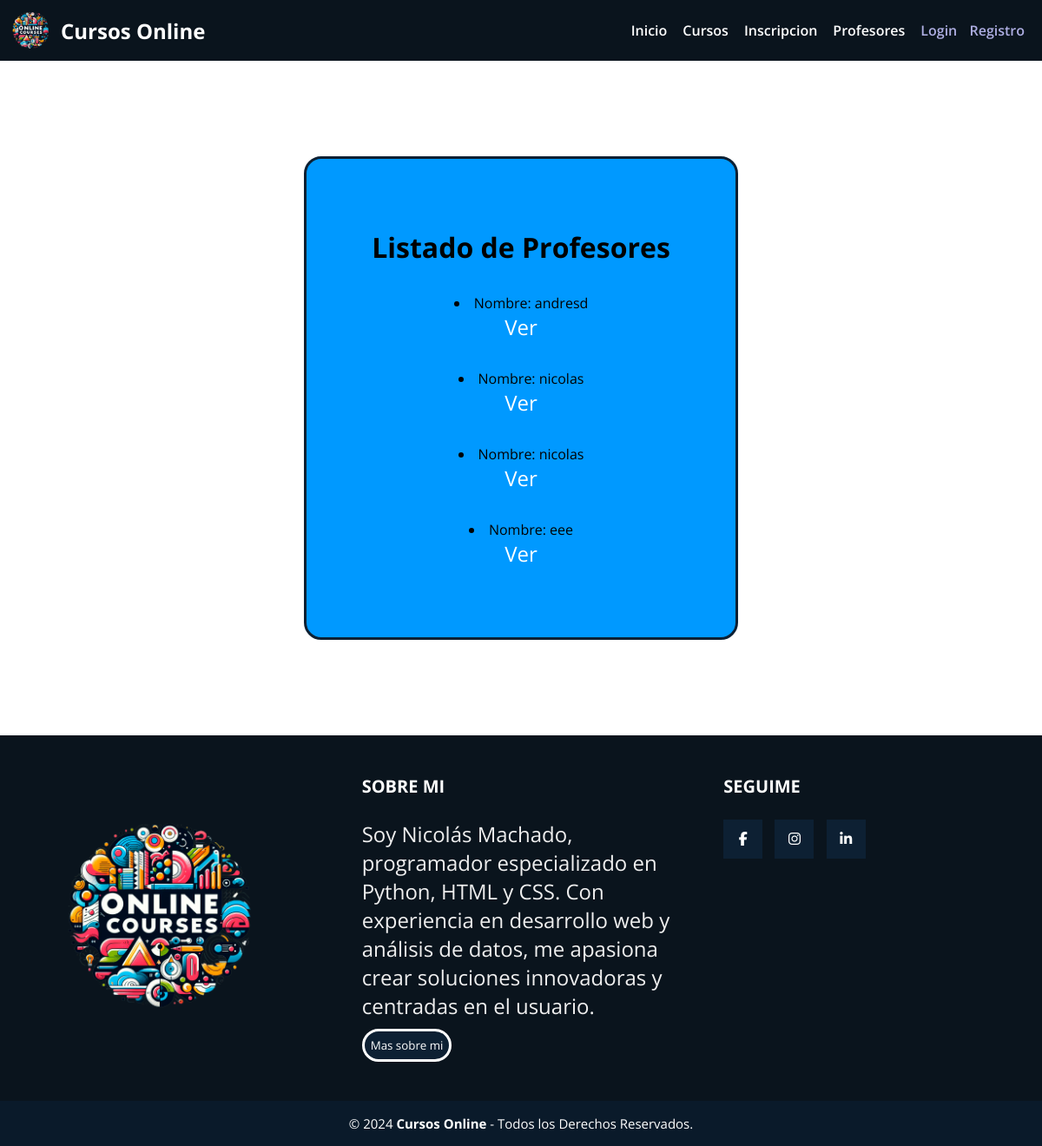
/profesores/lista, run on an earlier commit of the app's database.
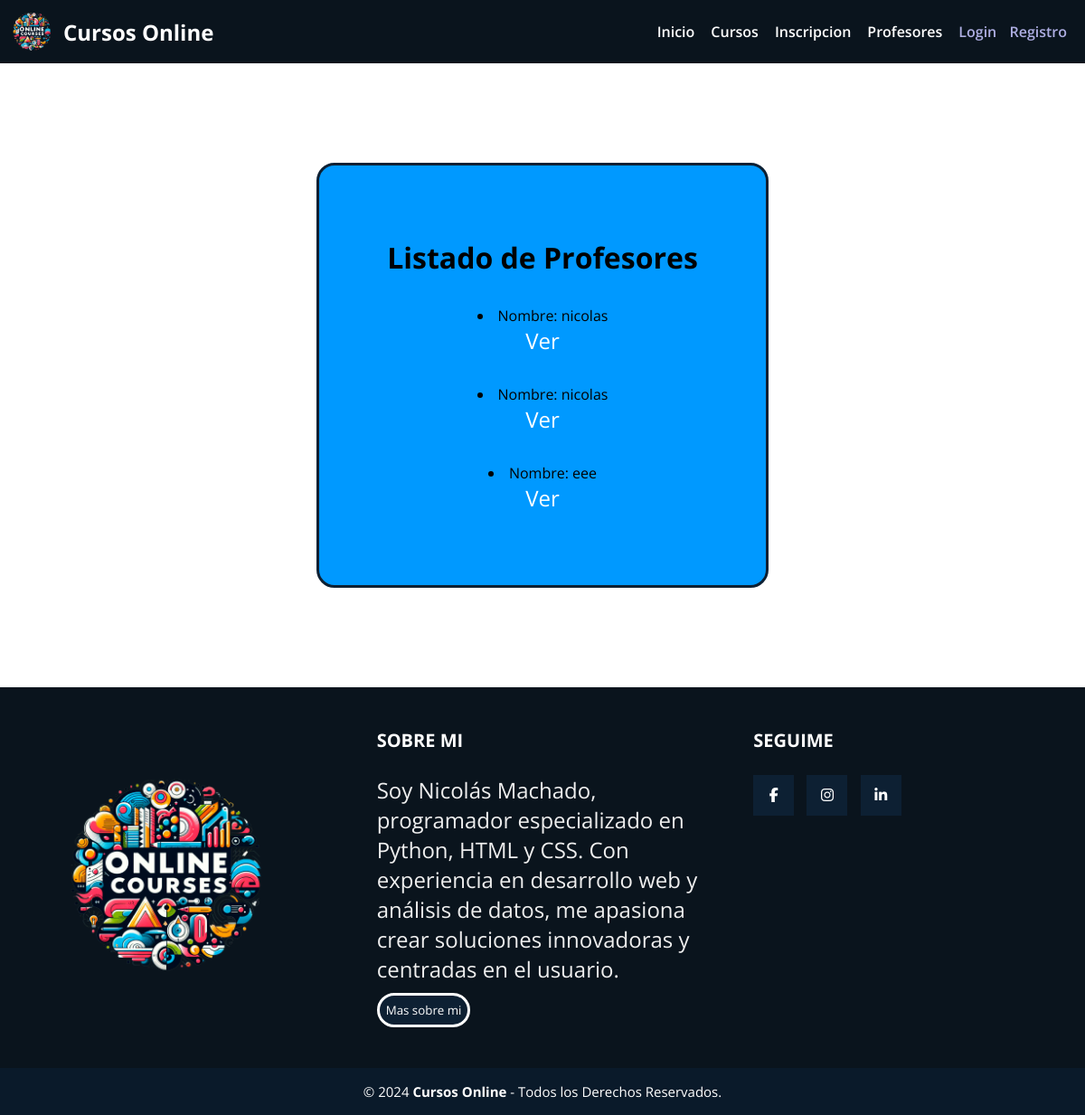
And on a later commit of the database.
### AppCoder/models.py (models this page shows, shortened)
class Profesor(models.Model):
    nombre = models.CharField(max_length=100)
    apellido = models.CharField(max_length=100)
    email = models.EmailField()
    profesion = models.CharField(max_length=100)

### AppCoder/views.py (the view)
# urls.py: path('profesores/lista', views.ProfesorListView.as_view(), name = "ListaProfesores"),
class ProfesorListView(ListView):
    model = Profesor
    context_object_name = "profesores"
    template_name = "AppCoder/profesores_lista.html"

### AppCoder/templates/AppCoder/profesores_lista.html (shortened to what this page needs)
{% extends 'AppCoder/padre.html' %}
{% load static %}
{% block contenidoQueCambia %}
<div class="relleno">
    <div class="relleno-curso">
            <h1>Listado de Profesores</h1>
            {% for profesor in profesores %}
                <li>Nombre: {{profesor.nombre}}
                    <p>
                        <a href="{% url 'DetalleProfesor' profesor.pk %}">Ver</a>
                    </p>
                </li>
            {% endfor %}
    </div>
</div>
{% endblock contenidoQueCambia %}

What changed in the data, as far as the page shows it:
removed Profesor: nombre "andresd"
